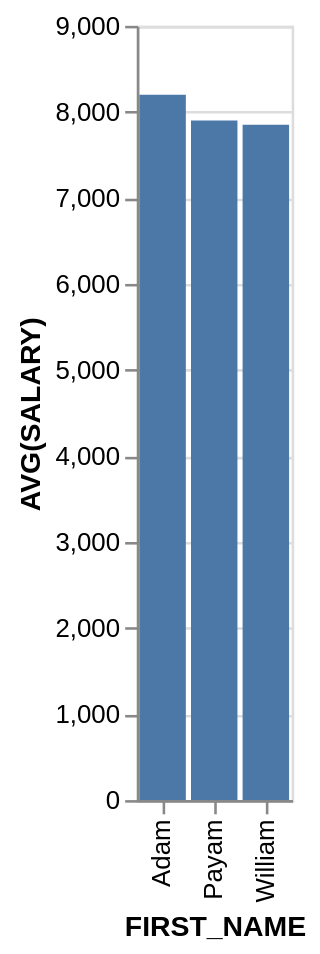

Write the Vega-Lite specification saved for this chart.
### Vega-Lite specification from a JSON file in a GitHub repository (floating-point values rounded to 4 significant figures)
{"data": {"values": [{"x_data": "Adam", "y_data": 8200}, {"x_data": "Payam", "y_data": 7900}, {"x_data": "William", "y_data": 7850}]}, "mark": "bar", "encoding": {"x": {"field": "x_data", "type": "nominal", "title": "FIRST_NAME", "sort": {"op": "sum", "field": "y_data", "order": "descending"}}, "y": {"field": "y_data", "type": "quantitative", "title": "AVG(SALARY)"}}}
